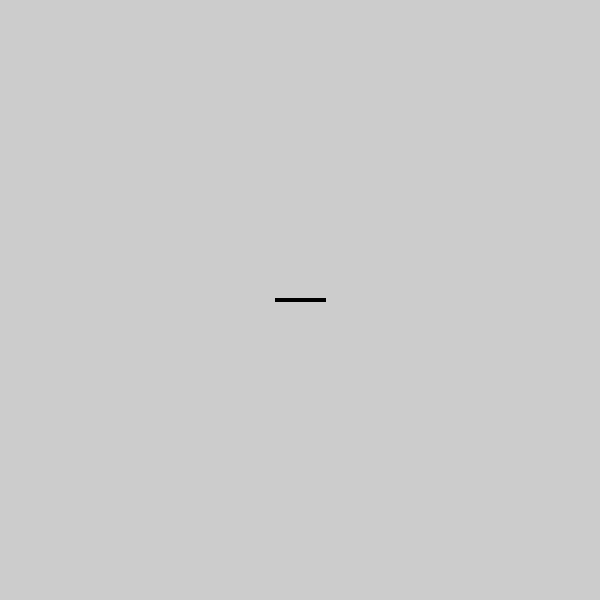
Frame 1 (no input)
Frame 60 (the mouse pressed at the canvas centre just before this capture): identical to frame 1, image omitted
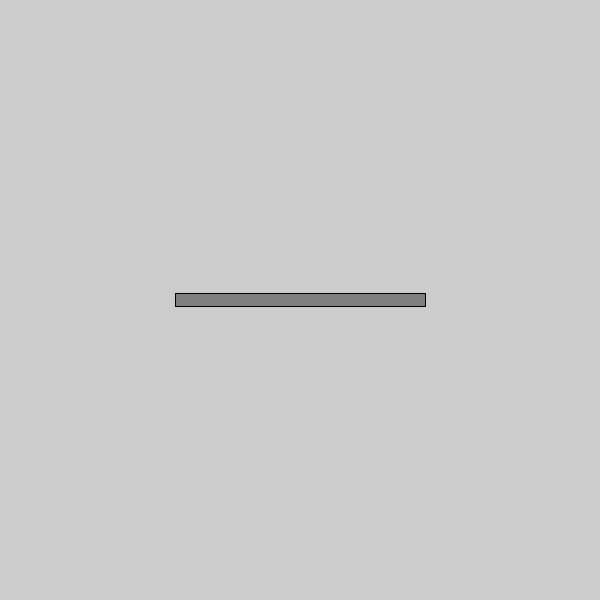
Frame 120 (the mouse held since frame 60 and released just before this capture)

The Processing sketch that drew these frames (run headless with seeded random() and noise(); from frame 60 on, the mouse is pressed at the canvas centre):

// Processing sketch: processing_168661
// ── processing_168661.pde

void setup(){
  size(600, 600);
  //colorMode(HSB, 360, 100, 100); use for color
}

void draw(){
  float my_angle = map(mouseX, 0, width, 0, 2*PI);
  float my_size = map(mouseY, 0, height, 50, 450);
  float my_color = map(mouseX, 0, width, 0, 255);
  //float my_color_inv = map(mouseX, 0, width, 255, 0);
  
  //background(my_color_inv);
  pushMatrix();
  translate(width/2, height/2);
  rotate(my_angle);
  rectMode(CENTER);
  stroke(0);
  //fill(color(my_color, 255, 255)); //use for color
  fill(my_color);
  rect(0,0, my_size,my_size/20);
  popMatrix();
}
